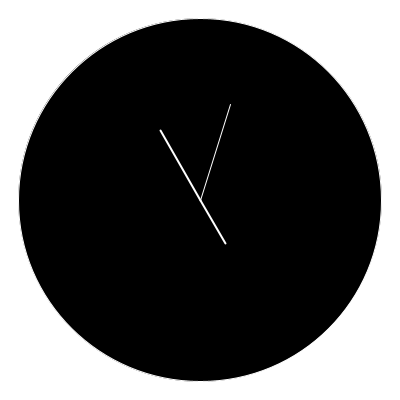
Frame 1 (no input)
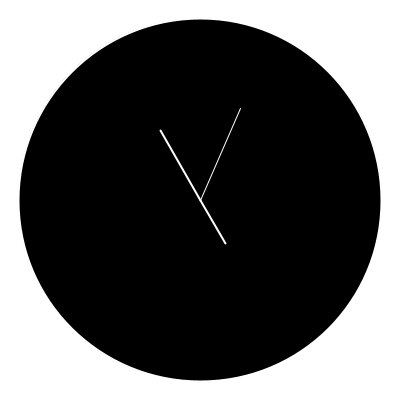
Frame 60 (the mouse pressed at the canvas centre just before this capture)
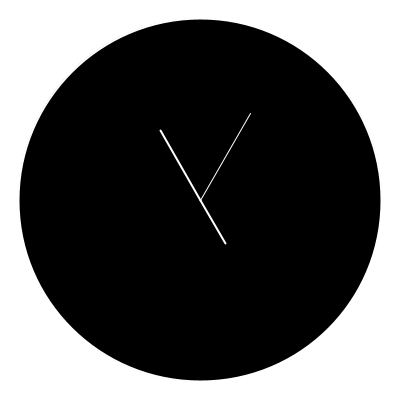
Frame 120 (the mouse held since frame 60 and released just before this capture)

The Processing sketch that drew these frames (run headless with seeded random() and noise(); from frame 60 on, the mouse is pressed at the canvas centre):

// Processing sketch: p00
// ── p00.pde

void setup() {
  size(400, 400);
  background(255);
  frameRate = 30;
  fill(0);
  stroke(255);
}

void draw() {
  clockFace();
  strokeWeight(1);
  drawHand(100, timeToAngle(59, second()));
  strokeWeight(2);
  drawHand(80, timeToAngle(59, minute()));
  strokeWeight(2);
  drawHand(50, timeToAngle(11, hour()));
}

void clockFace() {
  circle(width / 2, height / 2, height / 1.1);
  
}

float timeToAngle(int max, int input) {
  if (max == 59) {
    return PI * (input + 1) / 30;
  }
  return PI * (input + 1) / 6;
}

void drawHand(float length, float theta) {
  line(width / 2, height / 2, length * cos(theta - PI / 2) + width / 2, length * sin(theta - PI / 2) + height / 2);
}
